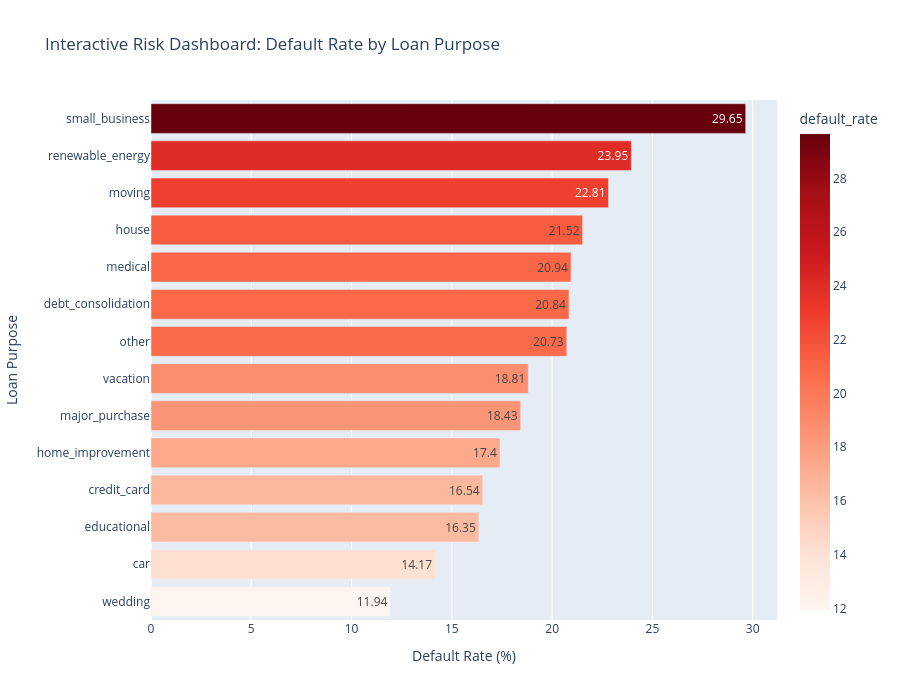

Notebook cell for this chart:
### Code cell
# If Plotly is not pre-installed in your Anaconda, you can install it by running this in a cell:
# !pip install plotly

import plotly.express as px

# 1. We feed Plotly Express (px) the purpose_risk table we made in Phase 3
fig = px.bar(
    purpose_risk, 
    x='default_rate', 
    y='purpose', 
    orientation='h',  # Horizontal bar chart
    title='Interactive Risk Dashboard: Default Rate by Loan Purpose',
    color='default_rate',           # Color the bars based on how dangerous they are
    color_continuous_scale='Reds',  # Use a heatmap gradient (Dark Red = High Risk)
    text='default_rate',            # Print the exact percentage on the bar itself
    
    # This is the magic of Plotly: When a recruiter hovers their mouse, show these extra details!
    hover_data={'total_loans': True, 'avg_loan_amnt': True, 'default_rate': False}
)

# 2. Clean up the visual layout and sort the bars from highest to lowest risk
fig.update_layout(
    yaxis={'categoryorder': 'total ascending'}, 
    xaxis_title='Default Rate (%)',
    yaxis_title='Loan Purpose',
    height=700 # Give it enough height so all categories fit perfectly
)

# 3. Render the interactive dashboard component
fig.show()

### Figure 1 — Plotly figure (JSON) as saved in the notebook; plotly's stock layout.template omitted (floating-point values rounded to 4 significant figures)
{"data": [{"customdata": [[14580.0, 15710.0], [856.0, 10170.0], [8607.0, 7923.0], [6557.0, 15530.0], [13770.0, 9154.0], [716400.0, 15390.0], [69560.0, 9987.0], [8064.0, 6242.0], [26750.0, 12010.0], [78500.0, 14390.0], [268500.0, 14990.0], [318.0, 6832.0], [13360.0, 8916.0], [2262.0, 10550.0]], "hovertemplate": "purpose=%{y}<br>total_loans=%{customdata[0]}<br>avg_loan_amnt=%{customdata[1]}<extra></extra>", "legendgroup": "", "marker": {"color": [29.65, 23.95, 22.81, 21.52, 20.94, 20.84, 20.73, 18.81, 18.43, 17.4, 16.54, 16.35, 14.17, 11.94], "coloraxis": "coloraxis", "pattern": {"shape": ""}}, "name": "", "orientation": "h", "showlegend": false, "text": [29.65, 23.95, 22.81, 21.52, 20.94, 20.84, 20.73, 18.81, 18.43, 17.4, 16.54, 16.35, 14.17, 11.94], "textposition": "auto", "type": "bar", "x": [29.65, 23.95, 22.81, 21.52, 20.94, 20.84, 20.73, 18.81, 18.43, 17.4, 16.54, 16.35, 14.17, 11.94], "xaxis": "x", "y": ["small_business", "renewable_energy", "moving", "house", "medical", "debt_consolidation", "other", "vacation", "major_purchase", "home_improvement", "credit_card", "educational", "car", "wedding"], "yaxis": "y"}], "layout": {"barmode": "relative", "coloraxis": {"colorbar": {"title": {"text": "default_rate"}}, "colorscale": [[0, "rgb(255,245,240)"], [0.125, "rgb(254,224,210)"], [0.25, "rgb(252,187,161)"], [0.375, "rgb(252,146,114)"], [0.5, "rgb(251,106,74)"], [0.625, "rgb(239,59,44)"], [0.75, "rgb(203,24,29)"], [0.875, "rgb(165,15,21)"], [1, "rgb(103,0,13)"]]}, "height": 700, "legend": {"tracegroupgap": 0}, "title": {"text": "Interactive Risk Dashboard: Default Rate by Loan Purpose"}, "xaxis": {"anchor": "y", "domain": [0, 1], "title": {"text": "Default Rate (%)"}}, "yaxis": {"anchor": "x", "categoryorder": "total ascending", "domain": [0, 1], "title": {"text": "Loan Purpose"}}}}
